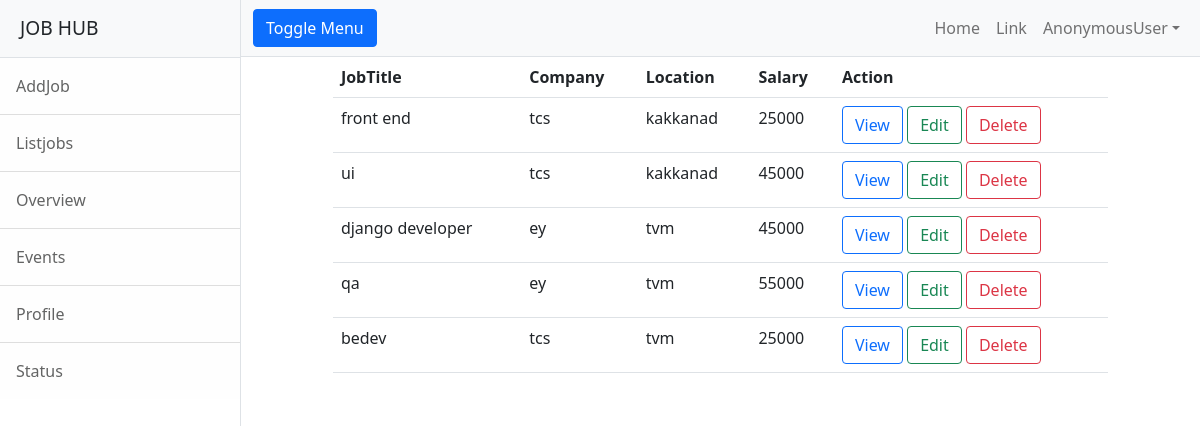
Before: /employer/jobs/all with the older database file.
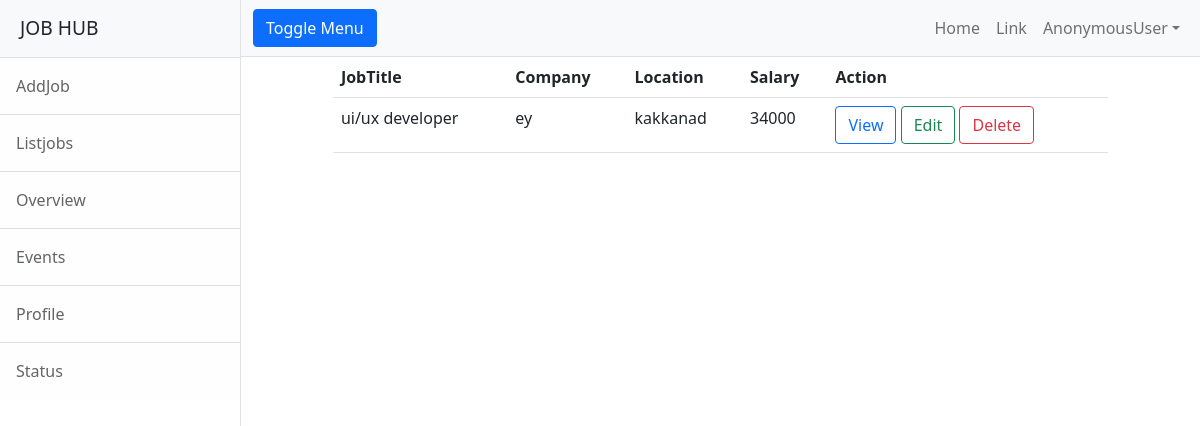
After: the same page with the newer database file.
### employer/models.py (models this page shows, shortened)
class Jobs(models.Model):
    job_title_name=models.CharField(max_length=150)
    company_name=models.CharField(max_length=150)
    location=models.CharField(max_length=120)
    salary=models.PositiveIntegerField(null=True)
    experience=models.PositiveIntegerField(default=0)

### employer/views.py (the view)
# urls.py: path("jobs/all",views.ListJobView.as_view(),name="emp-alljobs"),
class ListJobView(ListView):
    model=Jobs
    context_object_name = "jobs"
    template_name = "emp-listjob.html"

### employer/templates/emp-listjob.html
{%extends 'base.html'%}
{%block body_block%}
<div class="row">
  <div class="col-1"></div>
  <div class="col-10">
    <table class="table">
      <tr>
        <th>JobTitle</th>
        <th>Company</th>
        <th>Location</th>
        <th>Salary</th>
        <th>Action</th>
      </tr>
      {%for job in jobs%}
        <tr>
          <td>{{job.job_title_name}}</td>
          <td>{{job.company_name}}</td>
          <td>{{job.location}}</td>
          <td>{{job.salary}}</td>
          <td>
            <a href="{%url 'emp-jobdetail' job.id%}" class="btn btn-outline-primary">View</a>
            <a href="{%url 'emp-editjob' job.id %}" class="btn btn-outline-success">Edit</a>
            <a href="{%url 'emp-deletejob' job.id %}" class="btn btn-outline-danger">Delete</a>
          </td>
        </tr>
      {%endfor%}
    </table>
  </div>
  <div class="col-1"></div>
</div>
{%endblock%}

### employer/templates/base.html (shortened to what this page needs)
<!DOCTYPE html>
{%load static%}
<html lang="en">
    <head>
        <link href="{%static 'css/styles.css'%}" rel="stylesheet" />
    </head>
    <body>
        <div class="d-flex" id="wrapper">
            <div class="border-end bg-white" id="sidebar-wrapper">
                <div class="sidebar-heading border-bottom bg-light">JOB HUB</div>
                <div class="list-group list-group-flush">
                    <a class="list-group-item list-group-item-action list-group-item-light p-3" href="{%url 'emp-addjob' %}">AddJob</a>
                    <a class="list-group-item list-group-item-action list-group-item-light p-3" href="{%url 'emp-alljobs'%}">Listjobs</a>
                    <a class="list-group-item list-group-item-action list-group-item-light p-3" href="#!">Overview</a>
                    <a class="list-group-item list-group-item-action list-group-item-light p-3" href="#!">Events</a>
                    <a class="list-group-item list-group-item-action list-group-item-light p-3" href="#!">Profile</a>
                    <a class="list-group-item list-group-item-action list-group-item-light p-3" href="#!">Status</a>
                </div>
            </div>
            <div id="page-content-wrapper">
                <nav class="navbar navbar-expand-lg navbar-light bg-light border-bottom">
                    <div class="container-fluid">
                        <button class="btn btn-primary" id="sidebarToggle">Toggle Menu</button>
                        <div class="collapse navbar-collapse" id="navbarSupportedContent">
                            <ul class="navbar-nav ms-auto mt-2 mt-lg-0">
                                <li class="nav-item active"><a class="nav-link" href="#!">Home</a></li>
                                <li class="nav-item"><a class="nav-link" href="#!">Link</a></li>
                                <li class="nav-item dropdown">
                                    <a class="nav-link dropdown-toggle" id="navbarDropdown" href="#" role="button" data-bs-toggle="dropdown" aria-haspopup="true" aria-expanded="false">{{request.user}}</a>
                                </li>
                            </ul>
                        </div>
                    </div>
                </nav>
                <div class="container-fluid">
                    {%block body_block%}
                    {%endblock%}
                </div>
            </div>
        </div>
    </body>
</html>

Changed rows visible on the page:
removed Jobs: job_title_name "front end", company_name "tcs", location "kakkanad", salary "25000"
removed Jobs: job_title_name "ui", company_name "tcs", location "kakkanad", salary "45000"
removed Jobs: job_title_name "django developer", company_name "ey", location "tvm", salary "45000"
removed Jobs: job_title_name "qa", company_name "ey", location "tvm", salary "55000"
removed Jobs: job_title_name "bedev", company_name "tcs", location "tvm", salary "25000"
added Jobs: job_title_name "ui/ux developer", company_name "ey", location "kakkanad", salary "34000"
